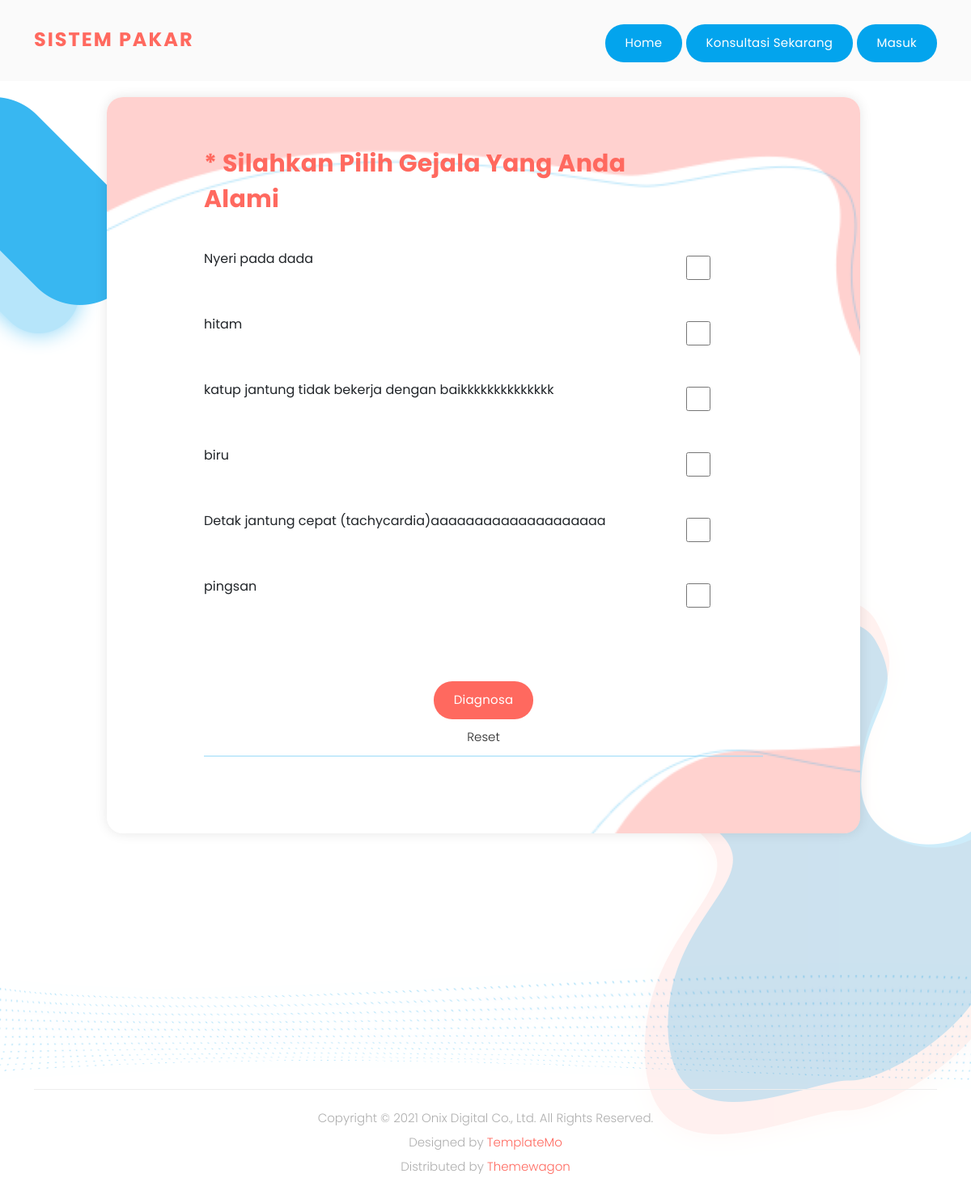
Page /index.php/user/konsultasi on the committed database.
### tables this page shows
CREATE TABLE `gejala` (
  `kd_gejala` varchar(10) NOT NULL,
  `gejala` varchar(100) NOT NULL
);

### application/controllers/User.php (called while the page is built, shortened)
<?php
class User extends CI_Controller
{
    public function __construct()
    {
        $this->load->model('konsultasi_model');
        $this->load->model('login_model');
    }
    public function konsultasi()
    {
        $data['title'] = 'My Profile';
        $data['gejala'] = $this->db->get('gejala')->result_array();
        $this->load->view('template/header_user', $data);
        $this->load->view('user/konsultasi', $data);
        $this->load->view('template/footer');
    }
}

### index.php (called while the page is built, shortened)
<?php
require_once BASEPATH.'core/CodeIgniter.php';

### application/views/user/konsultasi.php (the view, shortened to what this page needs)
<div id="contact" class="contact-us section ">
  <div class="container">
    <div class="row">
      <div class="col-sm-2">
      </div>
      <div class="col-lg-9">
        <div class="section-heading">
          <form id="contact" action="<?= base_url('user/hasil_konsul'); ?>" method="post">
            <h2><span>* Silahkan Pilih Gejala Yang Anda Alami</span></h2>
            <div class="row">
              <?php foreach ($gejala as $g) : ?>
                <div class="col-sm-10">
                  <label for="gejala"><?= $g['gejala']; ?></label> <br>
                </div>
                <div class="col-sm-2">
                  <input type="checkbox" name="kd_gejala[]" id="gejala" value="<?= $g['kd_gejala']; ?>" style="width: 30px;">
                </div>
              <?php endforeach; ?>
            </div>
            <div class="text-center mt-5">
              <button type="submit" class="main-blue-button-hover">Diagnosa</button>
              <input type="reset" value="Reset" class="main-blue-button-hover">
            </div>
          </form>
        </div>
      </div>
    </div>
  </div>
  <div class="contact-dec">
    <img src="<?= base_url('assets/'); ?>images/contact-dec.png" alt="">
  </div>
  <div class="contact-left-dec">
    <img src="<?= base_url('assets/'); ?>images/contact-left-dec.png" alt="">
  </div>
</div>

### application/views/template/header_user.php (shortened to what this page needs)
<!DOCTYPE html>
<html lang="en">
<head>
  <link href="<?= base_url('assets/'); ?>vendor/bootstrap/css/bootstrap.min.css" rel="stylesheet">
  <link rel="stylesheet" href="<?= base_url('assets/'); ?>css/fontawesome.css">
  <link rel="stylesheet" href="<?= base_url('assets/'); ?>css/templatemo-onix-digital.css">
  <link rel="stylesheet" href="<?= base_url('assets/'); ?>css/animated.css">
  <link rel="stylesheet" href="<?= base_url('assets/'); ?>css/owl.css">
</head>
<body>
  <header class="header-area header-sticky wow slideInDown" data-wow-duration="0.75s" data-wow-delay="0s">
    <div class="container">
      <div class="row">
        <div class="col-12">
          <nav class="main-nav">
            <a href="index.html" class="logo">
              <h4 style="color: #ff695f; margin-top: 35px;"> <strong> Sistem Pakar</strong></h4>
            </a>
            <ul class="nav">
              <div class="down-buttons">
                <div class="main-blue-button-hover">
                  <a href="<?= base_url('user'); ?>">Home</a>
                  <a href="<?= base_url('user/konsultasi'); ?>">Konsultasi Sekarang</a>
                  <a href="<?= base_url('auth'); ?>">Masuk</a>
                </div>
              </div>
            </ul>
          </nav>
        </div>
      </div>
    </div>
  </header>

### application/views/template/footer.php (shortened to what this page needs)
<div class="footer-dec">
  <img src="<?= base_url('assets/'); ?>images/footer-dec.png" alt="">
</div>
<footer>
  <div class="container">
    <div class="row">
      <div class="col-lg-12">
        <div class="copyright">
          <p>Copyright © 2021 Onix Digital Co., Ltd. All Rights Reserved.
            <br>
            Designed by <a rel="nofollow" href="https://templatemo.com" title="free CSS templates">TemplateMo</a><br>
            Distributed by <a href="https://themewagon.com">Themewagon</a>
          </p>
        </div>
      </div>
    </div>
  </div>
</footer>
</body>
</html>

### assets/css/templatemo-onix-digital.css (style rules this page uses)
html, body, div, span, applet, object, iframe, h1, h2, h3, h4, h5, h6, p, blockquote, div pre, a, abbr, acronym, address, big, cite, code, del, dfn, em, font, img, ins, kbd, q, s, samp, small, strike, strong, sub, sup, tt, var, b, u, i, center, dl, dt, dd, ol, ul, li, figure, header, nav, section, article, aside, footer, figcaption { margin: 0; padding: 0; border: 0; outline: 0; }
ul, li { padding: 0; margin: 0; list-style: none; }
header, nav, section, article, aside, footer, hgroup { display: block; }
* { box-sizing: border-box; }
html, body { font-family: 'Poppins', sans-serif; font-weight: 400; background-color: #fff; -ms-text-size-adjust: 100%; -webkit-font-smoothing: antialiased; -moz-osx-font-smoothing: grayscale; }
a { text-decoration: none !important; }
h1, h2, h3, h4, h5, h6 { margin-top: 0px; margin-bottom: 0px; }
ul { margin-bottom: 0px; }
p { font-size: 15px; line-height: 30px; color: #2a2a2a; }
img { width: 100%; overflow: hidden; }
html, body { background: #fff; font-family: 'Poppins', sans-serif; }
.section-heading h2 { font-size: 30px; text-transform: capitalize; color: #2a2a2a; font-weight: 700; letter-spacing: 0.25px; position: relative; z-index: 2; line-height: 44px; margin-bottom: -5px; }
.section-heading h2 span { color: #ff695f; font-weight: 700; opacity: 1; text-transform: capitalize; }
.main-blue-button-hover a { display: inline-block; background-color: #03a4ed; font-size: 15px; font-weight: 400; color: #fff; text-transform: capitalize; padding: 12px 25px; border-radius: 23px; letter-spacing: 0.25px; transition: all .3s; }
.header-area { background-color: #fafafa; position: absolute; top: 0px; left: 0px; right: 0px; z-index: 100; height: 100px; -webkit-transition: all .5s ease 0s; -moz-transition: all .5s ease 0s; -o-transition: all .5s ease 0s; transition: all .5s ease 0s; }
.header-area .main-nav { min-height: 80px; background: transparent; }
.header-area .main-nav .logo { line-height: 100px; color: #fff; font-size: 28px; font-weight: 700; text-transform: uppercase; letter-spacing: 2px; float: left; -webkit-transition: all 0.3s ease 0s; -moz-transition: all 0.3s ease 0s; -o-transition: all 0.3s ease 0s; transition: all 0.3s ease 0s; }
.header-area .main-nav .nav { float: right; margin-top: 30px; margin-right: 0px; background-color: transparent; -webkit-transition: all 0.3s ease 0s; -moz-transition: all 0.3s ease 0s; -o-transition: all 0.3s ease 0s; transition: all 0.3s ease 0s; position: relative; z-index: 999; }
.header-area.header-sticky { min-height: 80px; }
.header-area .nav { margin-top: 30px; }
@media (max-width: 1200px) { .header-area .main-nav:before { display: none; } }
@media (min-width: 767px) { .header-area .main-nav .nav { display: flex !important; } }
.contact-dec img { position: absolute; z-index: 1; width: 459px; height: 702px; right: 0; bottom: -400px; }
.contact-left-dec img { position: absolute; z-index: 1; width: 174px; height: 319px; left: 0; top: 120px; }
.contact-us { z-index: 2; position: relative; padding-top: 120px; margin-top: 0px; }
.contact-us .section-heading h2 { margin-right: 100px; margin-bottom: 40px; }
form#contact { margin-left: -100px; position: relative; z-index: 2; background-image: url(../images/contact-form-bg.png); background-repeat: no-repeat; background-position: center center; background-size: cover; box-shadow: 0px 0px 15px rgba(0,0,0,0.1); padding: 60px 120px; border-radius: 20px; }
form#contact input { width: 100%; height: 46px; border-radius: 0px; background-color: transparent; border-bottom: 1px solid #9bdbf8; border-top: none; border-left: none; border-right: none; outline: none; font-size: 15px; font-weight: 300; color: #2a2a2a; padding: 0px 0px; margin-bottom: 35px; }
form#contact input::placeholder { color: #afafaf; }
form#contact button { display: inline-block; background-color: #ff695f; font-size: 15px; font-weight: 400; color: #fff; text-transform: capitalize; padding: 12px 25px; border-radius: 23px; letter-spacing: 0.25px; border: none; outline: none; transition: all .3s; }
.footer-dec { width: 100%; margin-top: 160px; }
footer { margin-top: -50px; z-index: 2; position: relative; }
footer .copyright p { text-align: center; border-top: 1px solid #eee; color: #afafaf; margin-top: 50px; padding: 20px 0px; font-weight: 300; }
footer .copyright p a { color: #ff695f; }

### rows in the picture
gejala: gejala "Nyeri pada dada"
gejala: gejala "hitam"
gejala: gejala "katup jantung tidak bekerja dengan baikkkkkkkkkkkkkk"
gejala: gejala "biru"
gejala: gejala "Detak jantung cepat (tachycardia)aaaaaaaaaaaaaaaaaaaa"
gejala: gejala "pingsan"
